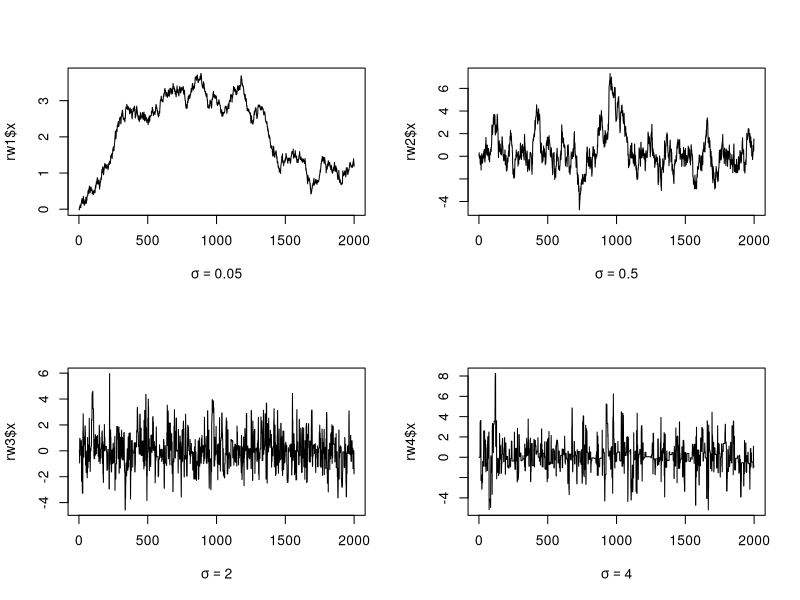
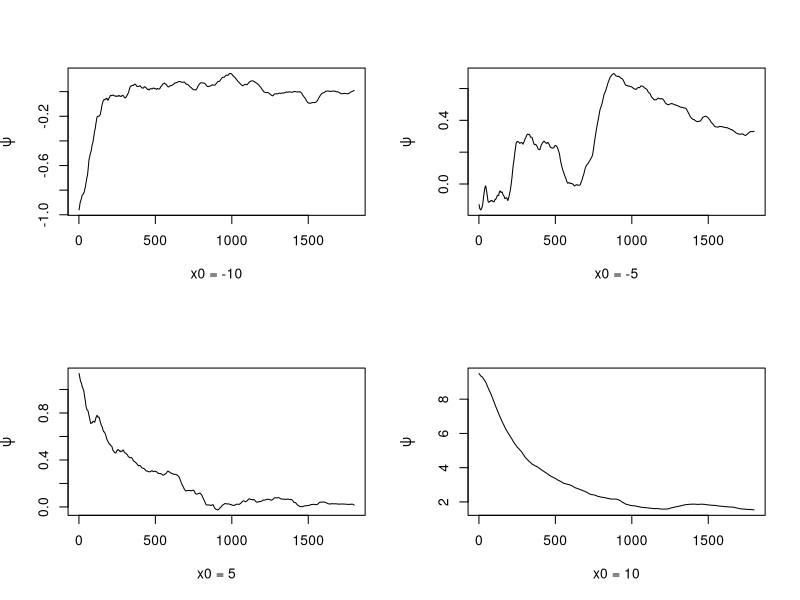
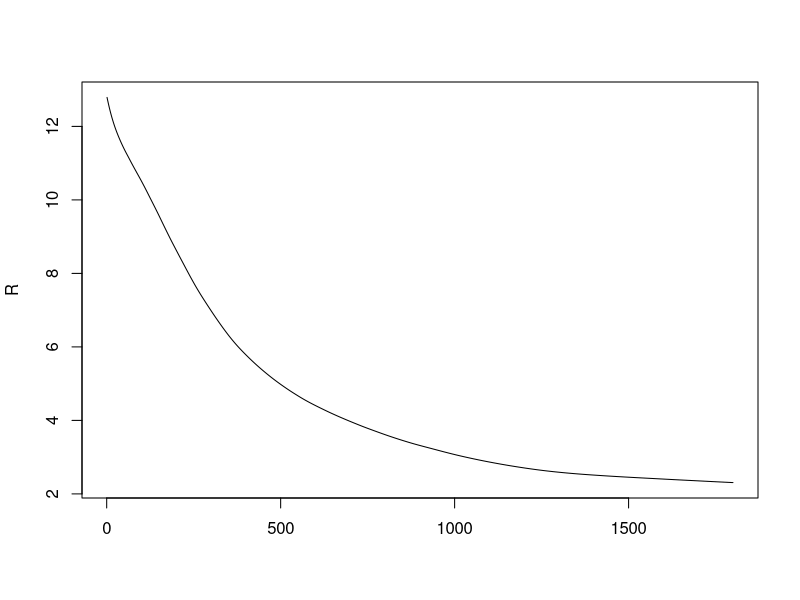
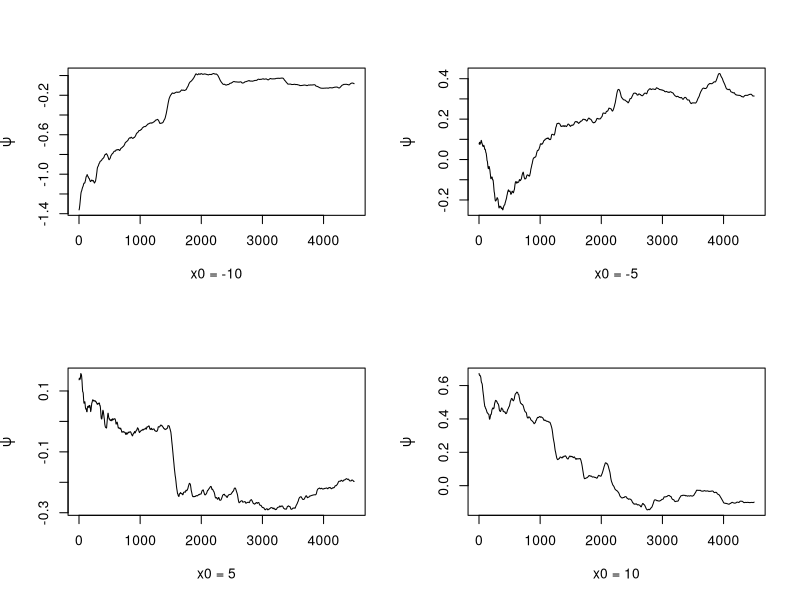
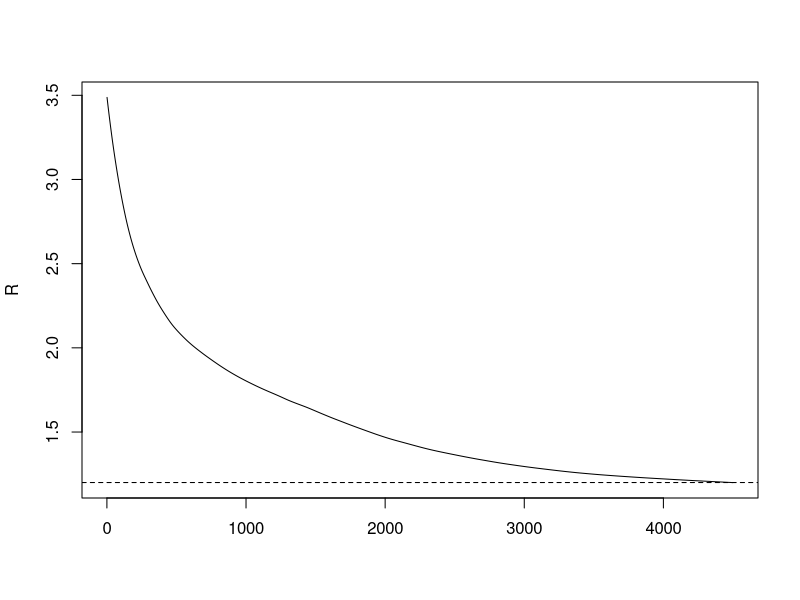
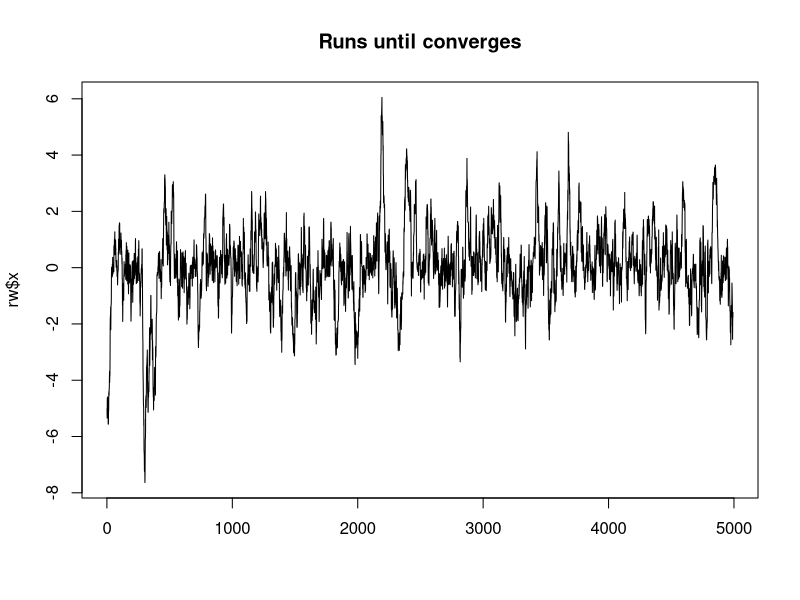
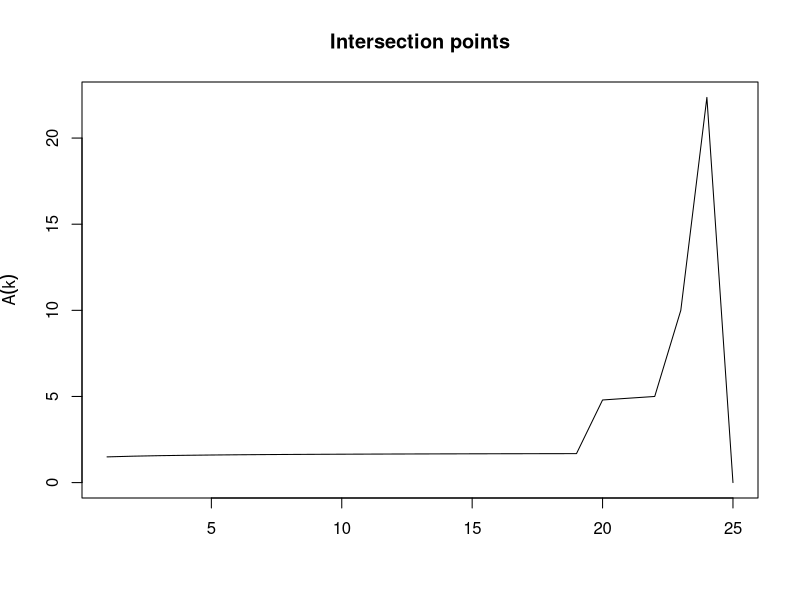

Generate these figures, in order, with R:
## ---- chunk 1
rw_Metropolis <- function(sigma, x0, N)
{
  x <- numeric(N)
  x[1] <- x0
  u <- runif(N)
  k <- 0
  for (i in 2:N)
  {
    y <- rnorm(1, x[i-1], sigma)
    if (u[i] <= exp(-abs(y))/exp(-abs(x[i-1])))
      x[i] <- y
    else
    {
      x[i] <- x[i-1]
      k <- k + 1
    }
  }
  list(x = x, k = k)
}

set.seed(324)
N <- 2000
sigma <- c(.05, .5, 2, 4)
x0 <- 0
rw1 <- rw_Metropolis(sigma[1], x0, N)
rw2 <- rw_Metropolis(sigma[2], x0, N)
rw3 <- rw_Metropolis(sigma[3], x0, N)
rw4 <- rw_Metropolis(sigma[4], x0, N)
par(mfrow = c(2,2))
plot(1:N, rw1$x, type = "l", xlab = expression(sigma==0.05))
plot(1:N, rw2$x, type = "l", xlab = expression(sigma==0.5))
plot(1:N, rw3$x, type = "l", xlab = expression(sigma==02))
plot(1:N, rw4$x, type = "l", xlab = expression(sigma==4))
accept <- 1 - c(rw1$k, rw2$k, rw3$k, rw4$k) / N
print(accept)
## ---- chunk 2
GR <- function(psi)
{
  psi <- as.matrix(psi)
  n <- ncol(psi)
  k <- nrow(psi)
  m <- rowMeans(psi)
  B <- n * var(m)
  w <- apply(psi, 1, "var")
  W <- mean(w)
  v_ <- W*(n-1)/n + B/n
  r_ <- v_ / W
  r_
}

set.seed(324)
N <- 2000
burn <- 200
x0 <- c(-10, -5, 5, 10)
X <- matrix(nrow = 4, ncol = N)
for (i in 1:4)
{
  X[i,] <- rw_Metropolis(sigma[2], x0[i], N)$x
}
psi <- t(apply(X, 1, cumsum))
for (i in 1:nrow(psi))
  psi[i,] <- psi[i,] / (1:ncol(psi))
R_ <- GR(psi)
par(mfrow = c(2,2))
for (i in 1:4)
  plot(psi[i, (burn+1):N], type = "l", xlab = paste("x0 =", x0[i]), ylab = bquote(psi))
par(mfrow = c(1,1))
r_ <- numeric(N)
for (i in (burn+1):N)
  r_[i] <- GR(psi[,1:i])
plot(r_[(burn+1):N], type = "l", xlab = "", ylab = "R")
abline(h = 1.2, lty = 2)

N <- 5000
burn <- 500
x0 <- c(-10, -5, 5, 10)
X <- matrix(nrow = 4, ncol = N)
for (i in 1:4)
{
  X[i,] <- rw_Metropolis(sigma[2], x0[i], N)$x
}
psi <- t(apply(X, 1, cumsum))
for (i in 1:nrow(psi))
  psi[i,] <- psi[i,] / (1:ncol(psi))
par(mfrow = c(2,2))
for (i in 1:4)
  plot(psi[i, (burn+1):N], type = "l", xlab = paste("x0 =", x0[i]), ylab = bquote(psi))
par(mfrow = c(1,1))
r_ <- numeric(N)
for (i in (burn+1):N)
  r_[i] <- GR(psi[,1:i])
plot(r_[(burn+1):N], type = "l", xlab = "", ylab = "R")
abline(h = 1.2, lty = 2)
index <- min(which(r_[r_ != 0] < 1.2))
rw <- rw_Metropolis(sigma[2], x0[2], index+burn)
plot(1:(index+burn), rw$x, type = "l", xlab = "", main = "Runs until converges")
## ---- chunk 3
k <- c(4:25, 100, 500, 1000)
roots <- numeric(length(k))
for (i in 1:length(k))
{
  f <- function(a) pt(sqrt(a^2*(k[i]-1)/(k[i]-a^2)), df = k[i]-1) - pt(sqrt(a^2*k[i]/(k[i]+1-a^2)), df = k[i])
  roots[i] <- uniroot(f, c(1e-10,sqrt(k[i])-1e-10))$root
}
print(roots)
plot(1:length(k), type = "l", roots, xlab = "", ylab = expression(A(k)), main = "Intersection points")
